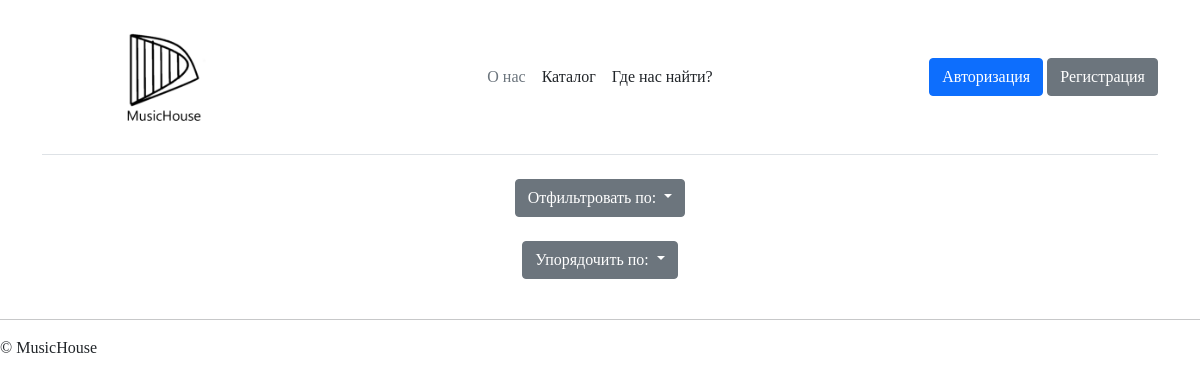
The page /Pages/Catalog.php?category=8 on the database as committed earlier.
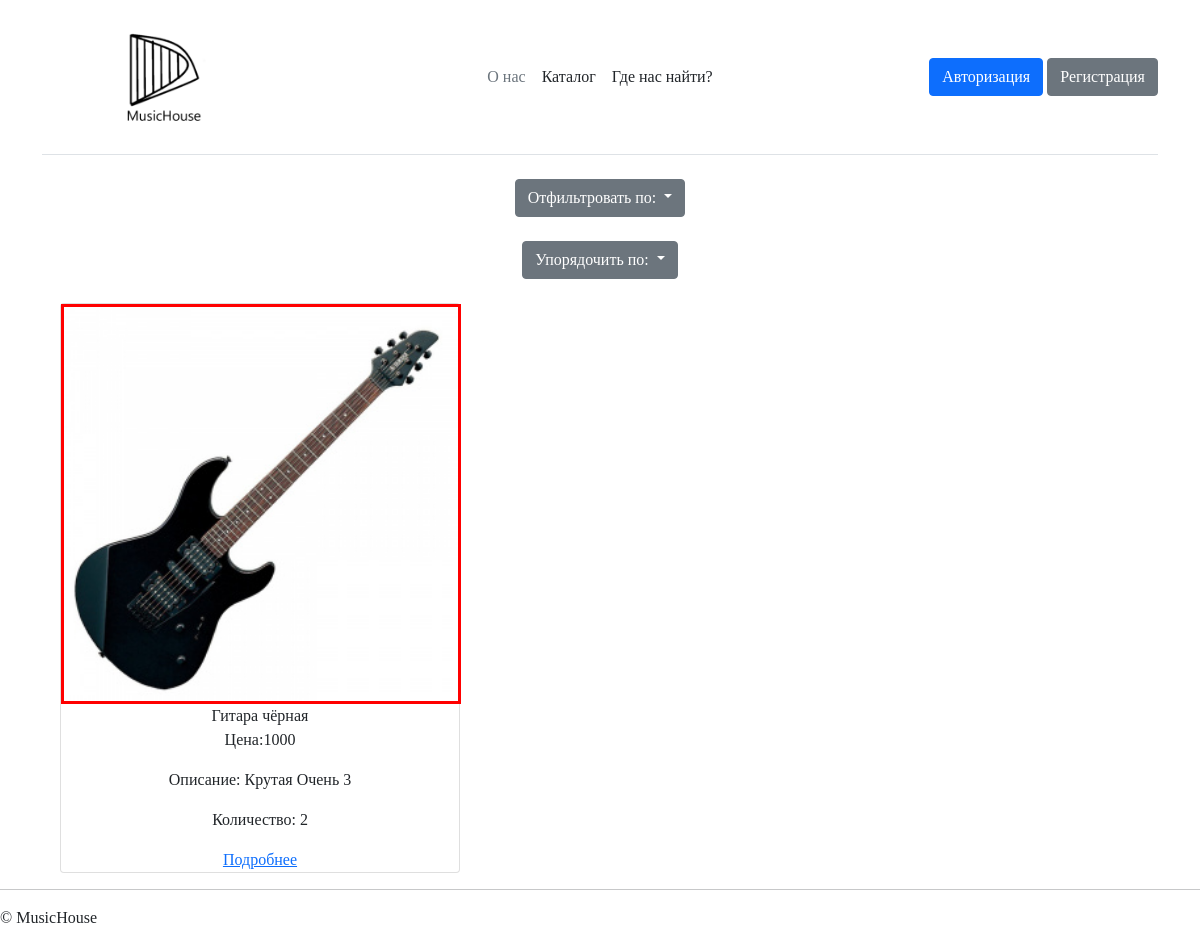
The same page on the database as committed later.
### tables this page shows
CREATE TABLE `product` (
  `Id` int(11) NOT NULL,
  `image` varchar(255) NOT NULL,
  `name` varchar(50) NOT NULL,
  `price` varchar(50) NOT NULL,
  `description` varchar(500) NOT NULL,
  `country` varchar(50) NOT NULL,
  `model` varchar(50) NOT NULL,
  `year` int(11) NOT NULL,
  `count` int(11) NOT NULL,
  `IdCategory` int(11) NOT NULL
);

### Pages/Catalog.php (the view, shortened to what this page needs)
<?php
include "../PhpConnect/connect.php";
?>
<!DOCTYPE html>
<html lang="en">
<head>
</head>
<body>
    <?php
    include ("../PhpTemplate/header.php");
    ?>
    <main>
    <div class="dropdown">
  <button class="btn btn-secondary dropdown-toggle" type="button" id="dropdownMenuButton1" data-bs-toggle="dropdown" aria-expanded="false">
    Отфильтровать по:
  </button>
</div>
<br>
<div class="dropdown">
  <button class="btn btn-secondary dropdown-toggle" type="button" id="dropdownMenuButton1" data-bs-toggle="dropdown" aria-expanded="false">
    Упорядочить по:
  </button>
</div>
<br>
    <?php
    if (isset($_GET['category'])) {
      $categoryId = $_GET['category'];
      $query = "SELECT * FROM product WHERE IdCategory = $categoryId";
  } else {
      $query = "SELECT * FROM product";
  }
    $result= $connect->query($query);
    echo '<div class= "row">';
    if ($result){
        while($row= $result->fetch_assoc())
    {
      if ($row['count'] >= 1) {
        echo '<div class = "col-md-4">';
        echo '<div class = "contImg">';
        echo '<div class = "card">';
        echo '<img style="imgCat" src="'.$row['image'].'"alt="Изображение товара"';
        echo '<h3>'.$row['name'].'</h3>';
        echo '<p>Цена:' .$row['price'].'</p>';
        echo '<p>Описание: '.$row['description'].'</p>';
        echo '<p>Количество: '.$row['count'].'</p>';
        echo '<a href ="Item.php?Id= '.$row['Id'].'">Подробнее</a>';
        echo '</div>';
        echo '</div>';
        echo '</div>';
    }
  }
    echo '</div>';
}
    ?>
    </main>
    <?php
    include ("../PhpTemplate/footer.php");
    ?>
</body>
</html>

Rows that differ between the two databases and show on the page:
added product: image (picture), name "Гитара чёрная", price "1000", description "Крутая Очень 3", count "2"
